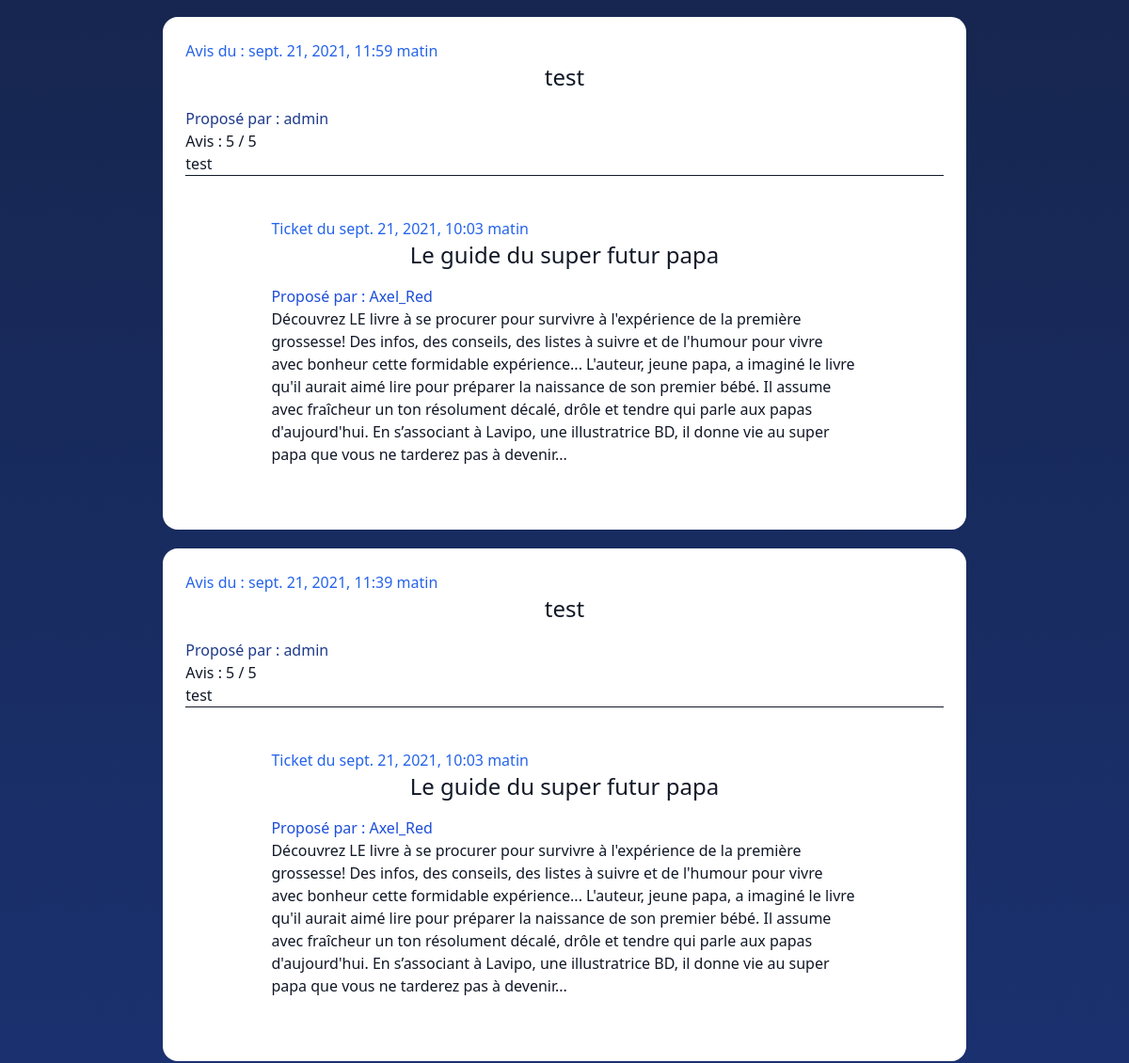
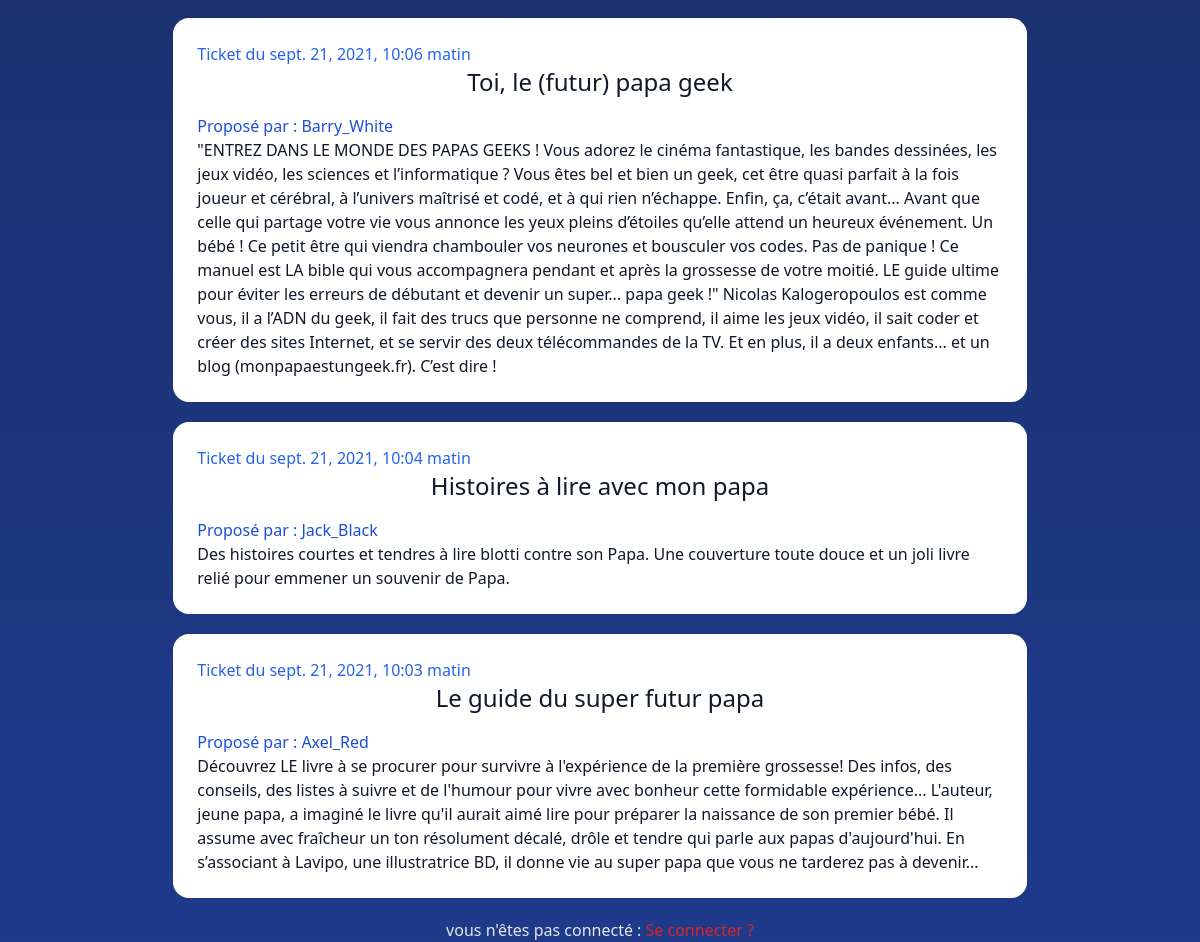
Page /feed/ (lower part) on the earlier database version (2 pictures, top to bottom).
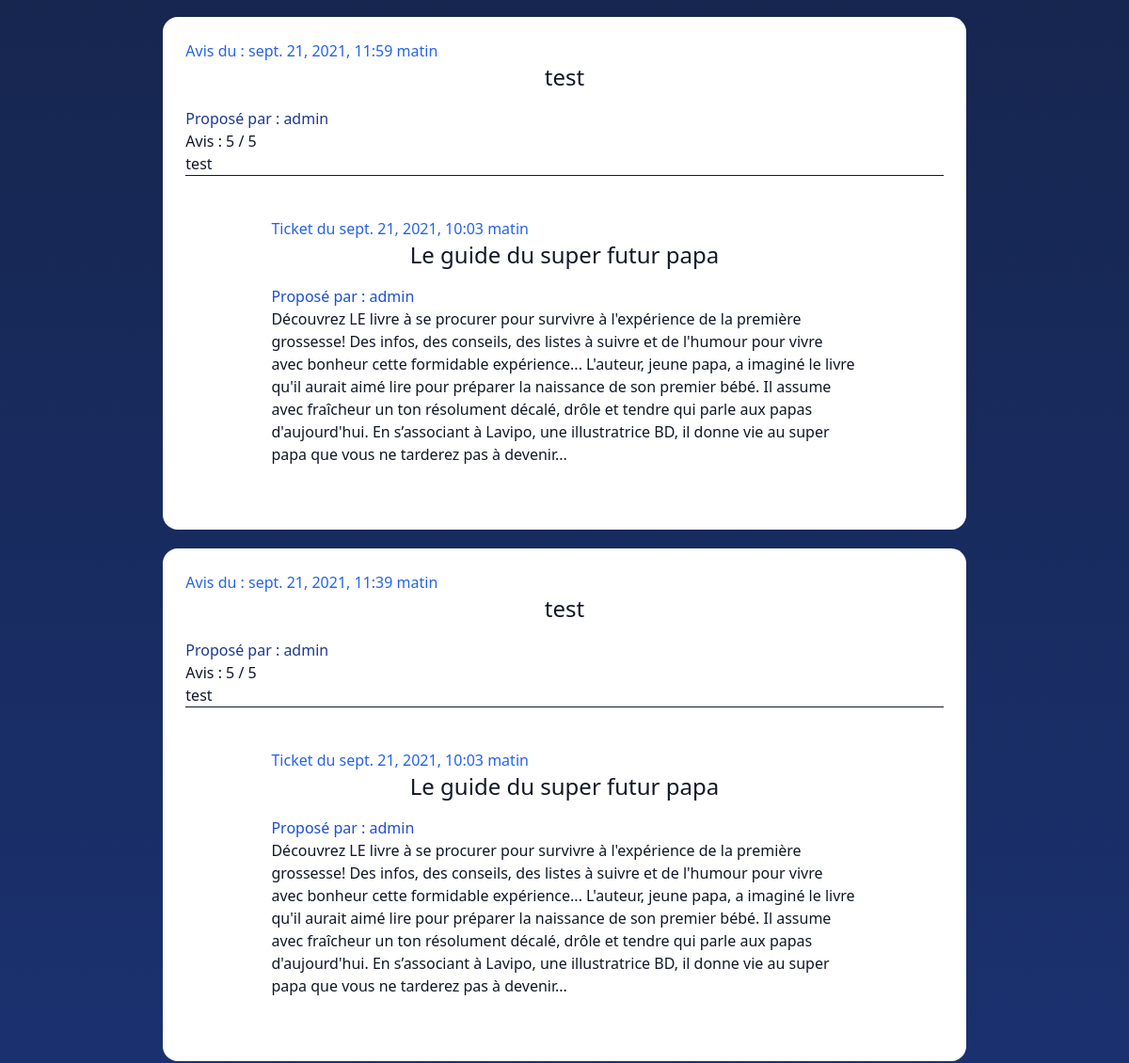
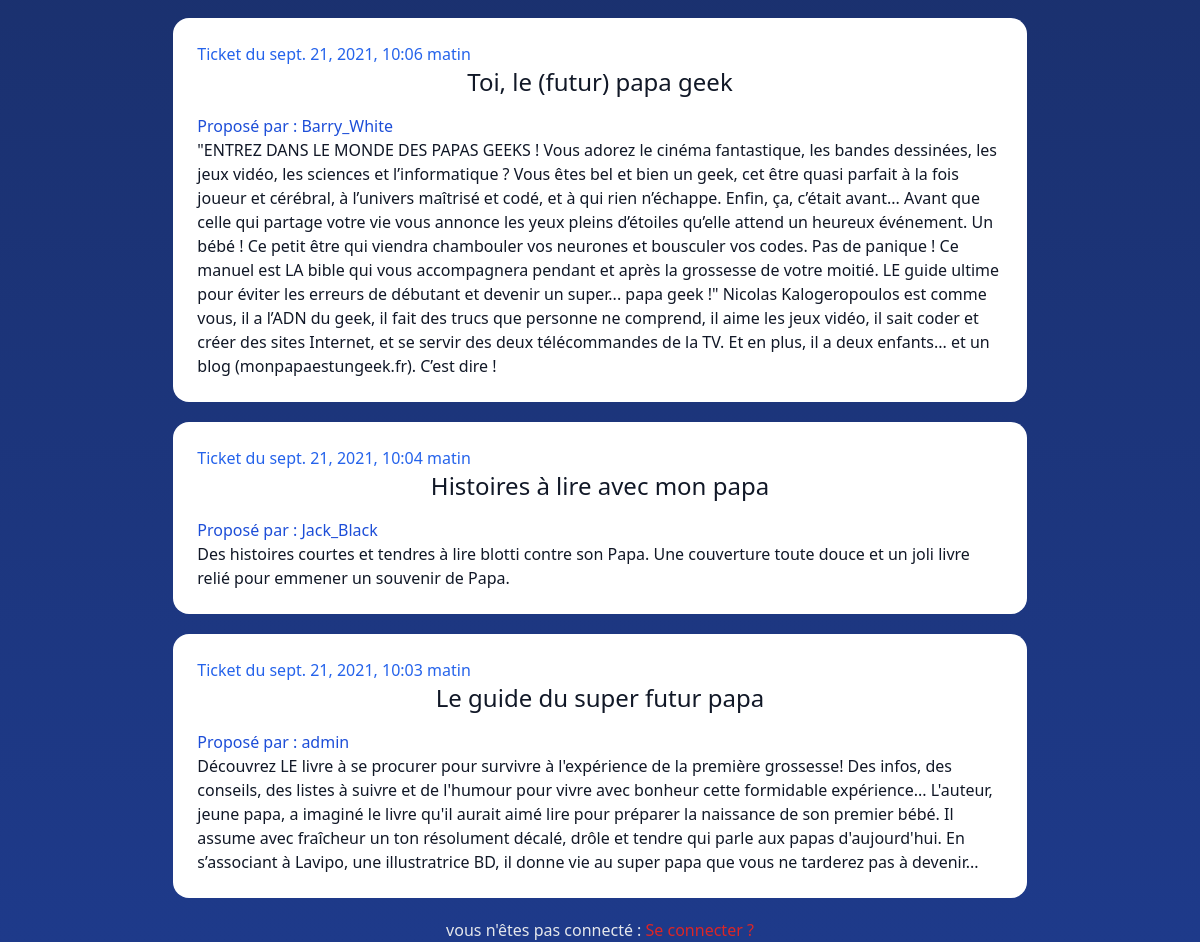
Same page on the later database version (2 pictures, top to bottom).
### bkreport/models.py (models this page shows, shortened)
class Review(models.Model):
    ticket = models.ForeignKey(to=Ticket, on_delete=models.CASCADE)
    rating = models.PositiveSmallIntegerField(
        validators=[MinValueValidator(0), MaxValueValidator(5)],
    )
    headline = models.CharField(max_length=128)
    body = models.TextField(max_length=8192, blank=True)
    user = models.ForeignKey(
        to=settings.AUTH_USER_MODEL, on_delete=models.CASCADE)
    time_created = models.DateTimeField(auto_now_add=True)

class Ticket(models.Model):
    title = models.CharField(max_length=128)
    description = models.TextField(max_length=2038, blank=True)
    user = models.ForeignKey(to=settings.AUTH_USER_MODEL,
                             on_delete=models.CASCADE)
    image = models.ImageField(null=True, blank=True, upload_to='books_cover')
    time_created = models.DateTimeField(auto_now_add=True)

### litrev/views.py (the view)
# urls.py: path('feed/', views.feed, name="feed"),
def feed(request):
    reviews = Review.objects.all()
    reviews = reviews.annotate(content_type=Value('REVIEW', CharField()))
    tickets = Ticket.objects.all()
    tickets = tickets.annotate(content_type=Value('TICKET', CharField()))
    posts = sorted(
        chain(reviews, tickets),
        key=lambda post: post.time_created,
        reverse=True
    )
    return render(request, 'litrev/feed.html', context={'posts': posts})

### litrev/templates/litrev/feed.html
{% extends 'litrev/base.html' %}
{% block content %}
    <div class="css_card-container">
        {% for post in posts %}
            {% if post.content_type == 'TICKET' %}
                {% include 'bkreport/ticket/snippet.html' with post=post %}
            {% elif post.content_type == 'REVIEW' %}
                {% include 'bkreport/review/snippet.html' with post=post %}
            {%  endif %}
        {% endfor %}
    </div>
{% endblock %}

### bkreport/templates/bkreport/review/snippet.html (shortened to what this page needs)
<div class="css_card-base text-gray-900 w-10/12">
    <p class="text-blue-600">Avis du : {{ post.time_created }}</p>
    <h2>{{ post.headline }}</h2>
    <p class="text-blue-900">
        {% if request.user == post.user %}
            Vous avez proposé un avis
        {% else %}
            Proposé par : {{ post.user.username }}
        {% endif %}
    </p>
    <h3>Avis : {{ post.rating }} / 5</h3>
    <p>{{ post.body }}</p>
    <hr>
    {% include 'bkreport/ticket/snippet.html' with post=post.ticket %}
</div>

### bkreport/templates/bkreport/ticket/snippet.html (shortened to what this page needs)
<div class="css_card-base w-10/12">
    <p class="text-blue-600">Ticket du {{ post.time_created }}</p>
    <h2>{{ post.title }}</h2>
    <p class="text-blue-700">
    {% if request.user == post.user %}
        Vous Avez proposé :
    {% else %}
        Proposé par : {{ post.user.username }}
    {% endif %}
    </p>
    <p>{{ post.description }}</p>
</div>

Differences in the rows shown:
changed through a linked row, Review "sept. 21, 2021, 11:59 matin": user.username "Axel_Red" → "admin"
changed through a linked row, Review "sept. 21, 2021, 11:39 matin": user.username "Axel_Red" → "admin"
changed Ticket "Le guide du super futur papa": user.username "Axel_Red" → "admin"
